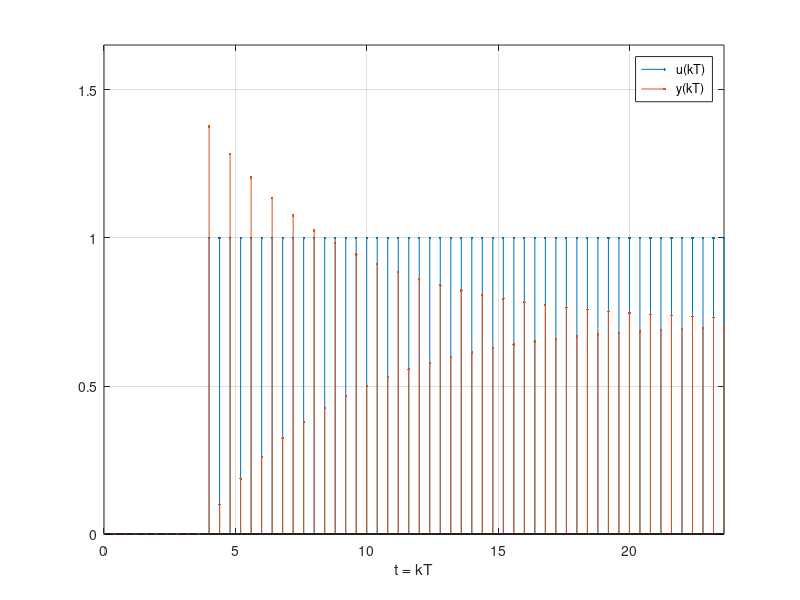
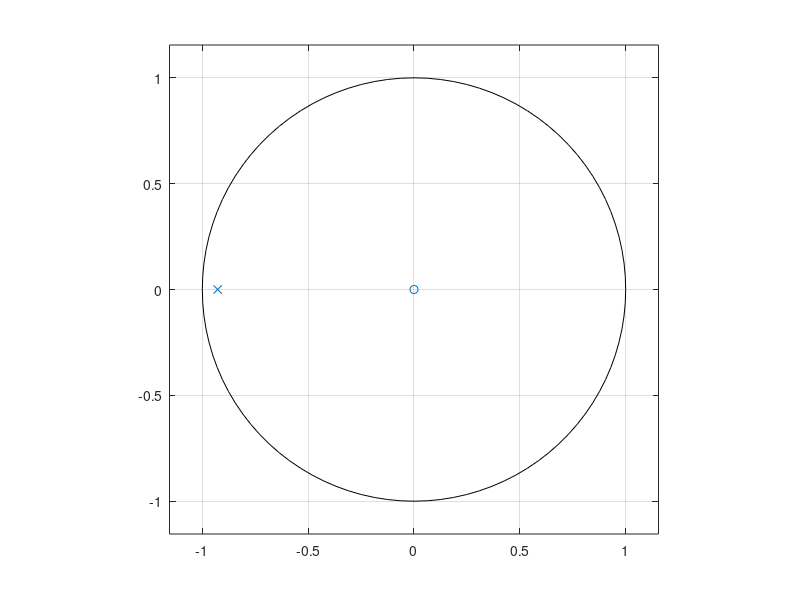
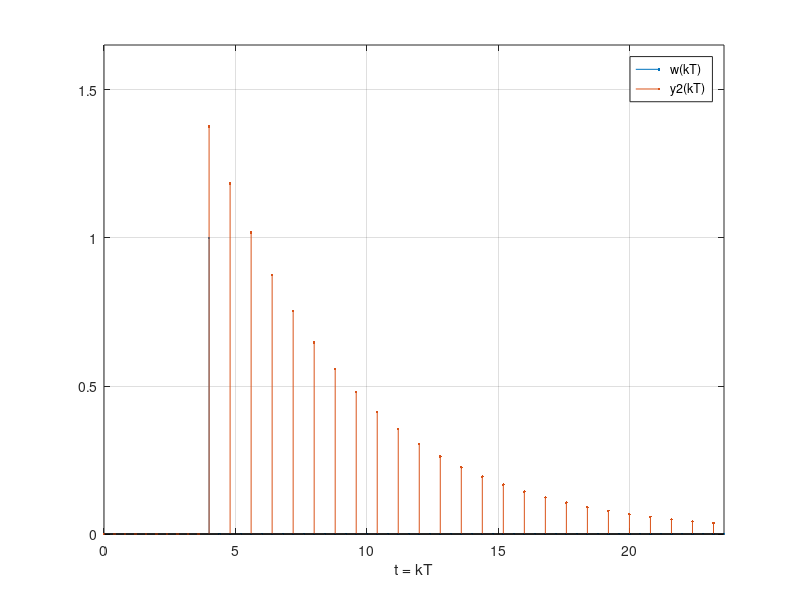

Write MATLAB code to recreate these figures, in order.
clc,
close all,
clear

T = 0.4; %Periodo de amostragem
K = 1;
Numd = K*[(2.5-2.5*exp(-2*T))];
Dend = [1 (2.5-3.5*exp(-2*T))];
sys = tf(Numd,Dend,T);

%Entrada Degrau
u = [zeros(1,10) ones(1,50)];
L = length(u); %Tamanho do vetor
k = 0:(L-1); %numero inteiro
t = k*T; %tempo discreto kT

%Entrada Impulso
w = [zeros(1,10) ones(1,1), zeros(1,49)];

%Resposta ao Degrau
y = filter(Numd,Dend,u);
figure
stem(t,u,'.')
hold on
stem(t,y,'.')
xlabel('t = kT'),grid
legend('u(kT)','y(kT)')
axis([0 max(t) 0 1.2*max(y)])
hold off
figure
zplane(Numd,Dend)

%Resposta ao Impulso
y2 = filter(Numd,Dend,w);
figure
stem(t,w,'.')
hold on
stem(t,y2,'.')
xlabel('t = kT'),grid
legend('w(kT)','y2(kT)')
axis([0 max(t) 0 1.2*max(y2)])
hold off